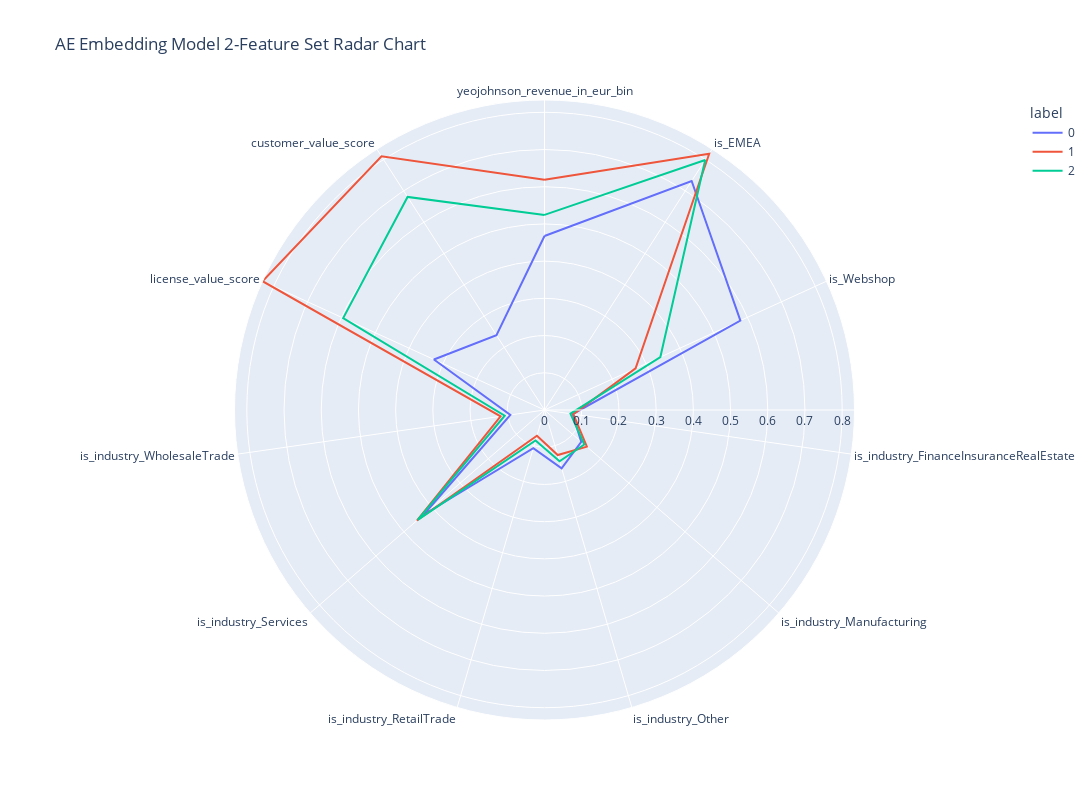

Notebook cell for this chart:
### Code cell
polar=clusters.groupby("label").mean().reset_index()
polar=pd.melt(polar,id_vars=["label"])
fig = px.line_polar(polar, r="value", theta="variable", color="label", 
                    line_close=True,
                    height=800,
                    width=1400, 
                    title="AE Embedding Model 2-Feature Set Radar Chart")
fig.show()

### Figure 1 — Plotly figure (JSON) as saved in the notebook; plotly's stock layout.template omitted (floating-point values rounded to 4 significant figures)
{"data": [{"hovertemplate": "label=0<br>value=%{r}<br>variable=%{theta}<extra></extra>", "legendgroup": "0", "line": {"color": "#636efa", "dash": "solid"}, "marker": {"symbol": "circle"}, "mode": "lines", "name": "0", "r": [0.4675, 0.7314, 0.5787, 0.07656, 0.1308, 0.1632, 0.1068, 0.43, 0.0927, 0.3267, 0.2387, 0.4675], "showlegend": true, "subplot": "polar", "theta": ["yeojohnson_revenue_in_eur_bin", "is_EMEA", "is_Webshop", "is_industry_FinanceInsuranceRealEstate", "is_industry_Manufacturing", "is_industry_Other", "is_industry_RetailTrade", "is_industry_Services", "is_industry_WholesaleTrade", "license_value_score", "customer_value_score", "yeojohnson_revenue_in_eur_bin"], "type": "scatterpolar"}, {"hovertemplate": "label=1<br>value=%{r}<br>variable=%{theta}<extra></extra>", "legendgroup": "1", "line": {"color": "#EF553B", "dash": "solid"}, "marker": {"symbol": "circle"}, "mode": "lines", "name": "1", "r": [0.6186, 0.8186, 0.2691, 0.07823, 0.1506, 0.1262, 0.07202, 0.4536, 0.1193, 0.8331, 0.8103, 0.6186], "showlegend": true, "subplot": "polar", "theta": ["yeojohnson_revenue_in_eur_bin", "is_EMEA", "is_Webshop", "is_industry_FinanceInsuranceRealEstate", "is_industry_Manufacturing", "is_industry_Other", "is_industry_RetailTrade", "is_industry_Services", "is_industry_WholesaleTrade", "license_value_score", "customer_value_score", "yeojohnson_revenue_in_eur_bin"], "type": "scatterpolar"}, {"hovertemplate": "label=2<br>value=%{r}<br>variable=%{theta}<extra></extra>", "legendgroup": "2", "line": {"color": "#00cc96", "dash": "solid"}, "marker": {"symbol": "circle"}, "mode": "lines", "name": "2", "r": [0.5243, 0.7987, 0.3423, 0.0705, 0.1415, 0.1438, 0.08548, 0.4508, 0.108, 0.5948, 0.6806, 0.5243], "showlegend": true, "subplot": "polar", "theta": ["yeojohnson_revenue_in_eur_bin", "is_EMEA", "is_Webshop", "is_industry_FinanceInsuranceRealEstate", "is_industry_Manufacturing", "is_industry_Other", "is_industry_RetailTrade", "is_industry_Services", "is_industry_WholesaleTrade", "license_value_score", "customer_value_score", "yeojohnson_revenue_in_eur_bin"], "type": "scatterpolar"}], "layout": {"height": 800, "legend": {"title": {"text": "label"}, "tracegroupgap": 0}, "polar": {"angularaxis": {"direction": "clockwise", "rotation": 90}, "domain": {"x": [0, 1], "y": [0, 1]}}, "title": {"text": "AE Embedding Model 2-Feature Set Radar Chart"}, "width": 1400}}
